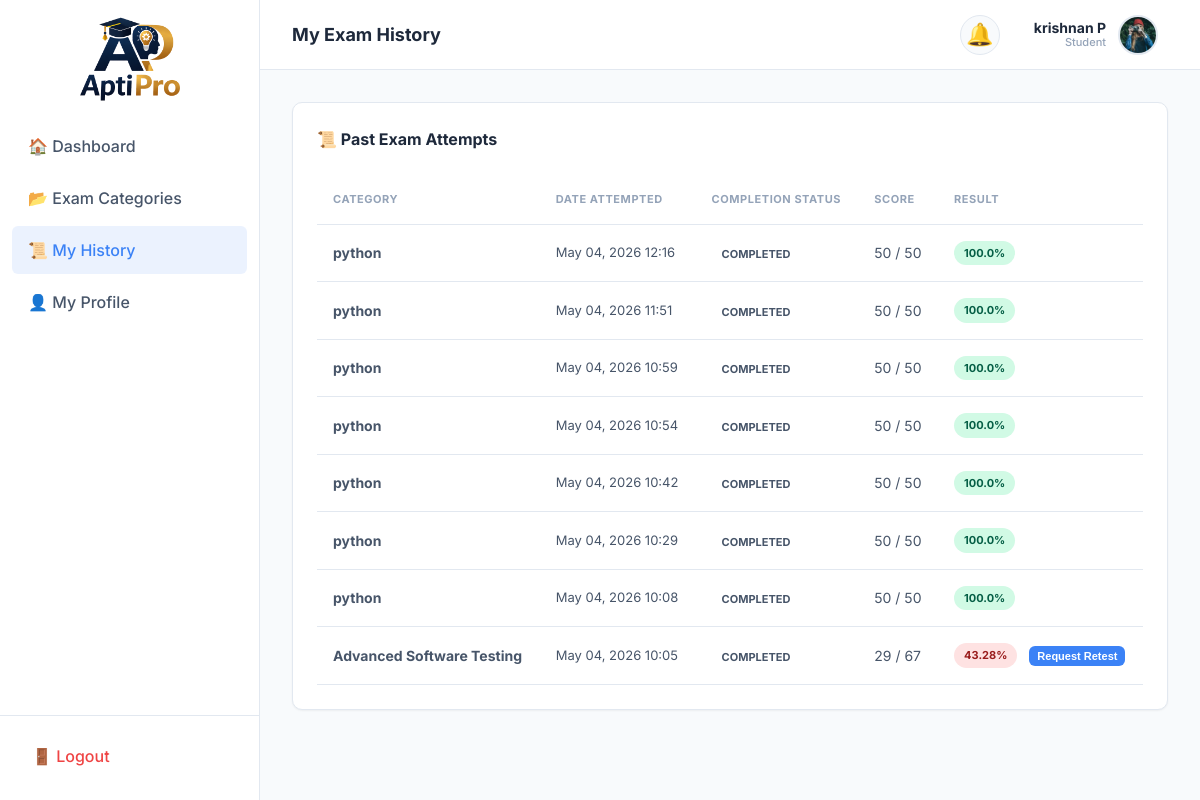
Before: /student/history/ (signed in) with the older database file.
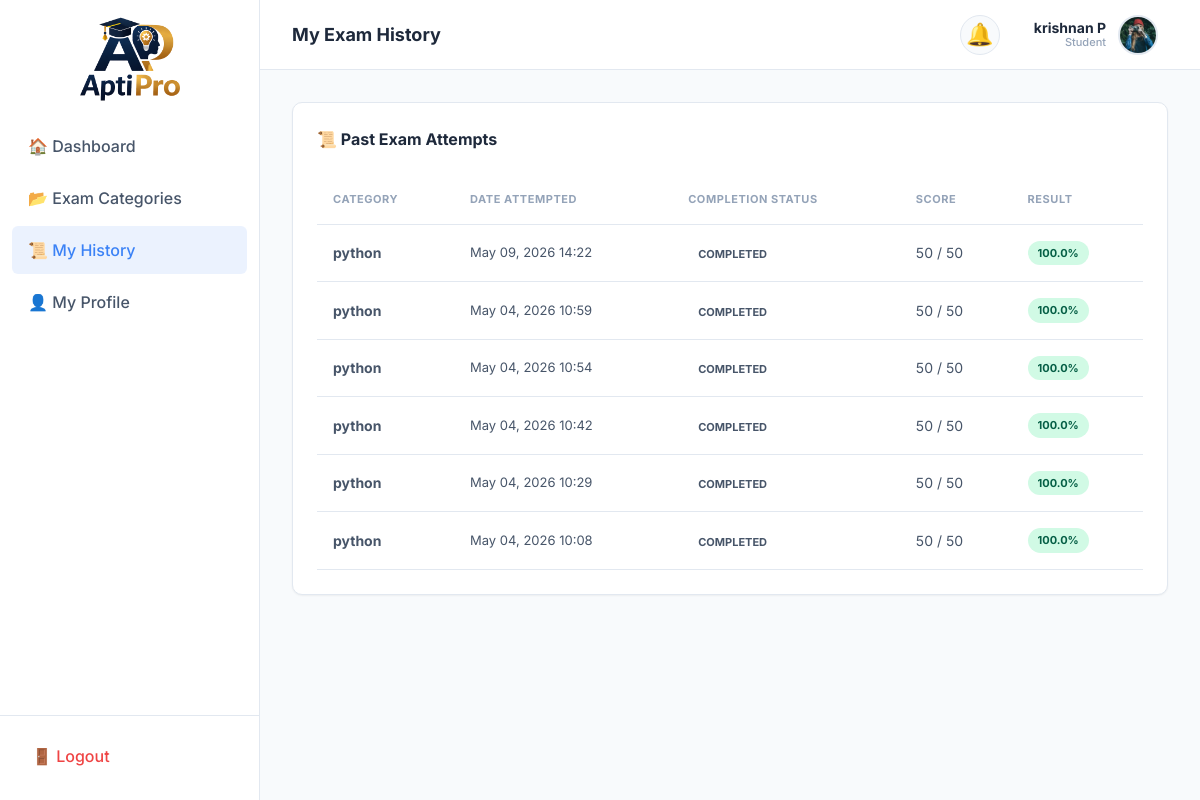
After: the same page with the newer database file.
### exams/models.py (models this page shows, shortened)
class StudentExamResult(models.Model):
    class Status(models.TextChoices):
        IN_PROGRESS = 'In Progress', 'In Progress'
        SUBMITTED = 'Submitted', 'Submitted'
        EVALUATED = 'Evaluated', 'Evaluated'
    id = models.UUIDField(
        primary_key=True,
        default=uuid.uuid4,
        editable=False,
    )
    student = models.ForeignKey(
        settings.AUTH_USER_MODEL,
        on_delete=models.CASCADE,
        related_name='exam_results',
        help_text='Student who took this exam.',
    )
    exam_paper = models.OneToOneField(
        ExamPaper,
        on_delete=models.PROTECT,
        related_name='result',
        help_text='The specific paper this result corresponds to.',
    )
    total_marks_obtained = models.DecimalField(
        max_digits=7,
        decimal_places=2,
        default=0,
        help_text='Auto-calculated sum of marks from correct answers.',
    )
    total_marks_possible = models.PositiveIntegerField(
        default=0,
        help_text='Mirrors exam_paper.total_marks for quick access.',
    )
    status = models.CharField(
        max_length=15,
        choices=Status.choices,
        default=Status.IN_PROGRESS,
        db_index=True,
    )
    started_at = models.DateTimeField(
        auto_now_add=True,
        help_text='When the student started the exam.',
    )
    submitted_at = models.DateTimeField(
        null=True,
        blank=True,
        help_text='When the student submitted their answers.',
    )
    completed_at = models.DateTimeField(
        null=True,
        blank=True,
        help_text='When auto-evaluation finished.',
    )
    class Meta:
        verbose_name = 'Student Exam Result'
        verbose_name_plural = 'Student Exam Results'
        ordering = ['-started_at']
        indexes = [
            models.Index(fields=['student', '-started_at'], name='idx_result_student'),
            models.Index(fields=['status'], name='idx_result_status'),
            models.Index(fields=['-completed_at'], name='idx_result_completed'),
        ]
    def percentage(self):
        if self.total_marks_possible == 0:
            return 0
        return round(
            (float(self.total_marks_obtained) / self.total_marks_possible) * 100, 2
        )
    def is_passed(self, pass_percentage=85):
        return self.percentage() >= pass_percentage

class ExamPaper(models.Model):
    id = models.UUIDField(
        primary_key=True,
        default=uuid.uuid4,
        editable=False,
    )
    student = models.ForeignKey(
        settings.AUTH_USER_MODEL,
        on_delete=models.CASCADE,
        related_name='exam_papers',
        help_text='Student this paper was generated for.',
    )
    category = models.ForeignKey(
        'Category',
        on_delete=models.CASCADE,
        related_name='exam_papers',
        help_text='Category this exam belongs to.',
        null=True, # For existing records during migration
    )
    questions = models.ManyToManyField(
        Question,
        through='ExamPaperQuestion',
        related_name='exam_papers',
        help_text='Questions included in this paper (via through model).',
    )
    total_marks = models.PositiveIntegerField(
        default=0,
        help_text='Sum of marks for all included questions (cached on generation).',
    )
    total_duration_minutes = models.PositiveIntegerField(
        default=0,
        help_text='Sum of per-question time limits in minutes (cached on generation).',
    )
    created_at = models.DateTimeField(auto_now_add=True, db_index=True)
    class Meta:
        verbose_name = 'Exam Paper'
        verbose_name_plural = 'Exam Papers'
        ordering = ['-created_at']
        indexes = [
            models.Index(fields=['student', 'category', '-created_at'], name='idx_paper_stud_cat'),
            models.Index(fields=['student', '-created_at'], name='idx_paper_student'),
        ]

class Category(models.Model):
    name = models.CharField(
        max_length=100,
        unique=True,
        db_index=True,
        help_text='Name of the exam category.'
    )
    description = models.TextField(
        blank=True,
        help_text='Brief overview of what this category covers.'
    )
    created_at = models.DateTimeField(auto_now_add=True, db_index=True)
    is_active = models.BooleanField(
        default=True,
        db_index=True,
        help_text='Whether this category is visible to students.'
    )
    class Meta:
        verbose_name = 'Category'
        verbose_name_plural = 'Categories'
        ordering = ['name']
        indexes = [
            models.Index(fields=['name'], name='idx_cat_name'),
            models.Index(fields=['-created_at'], name='idx_cat_created'),
        ]

### exams/views.py (the view)
# urls.py: path('student/history/', views.StudentHistoryView.as_view(), name='student_history'),
class StudentHistoryView(StudentRequiredMixin, ListView):
    template_name = 'exams/student/history.html'
    context_object_name = 'results'
    def get_queryset(self):
        return StudentExamResult.objects.filter(
            student=self.request.user,
            status__in=['Submitted', 'Evaluated']
        ).select_related('exam_paper__category').order_by('-submitted_at')

### exams/mixins.py (called while the page is built)
    def test_func(self):
        user = self.request.user
        return user.is_authenticated and user.role == 'Student' and not user.is_superuser

### exams/models.py (called while the page is built)
    @property
    def name(self):
        if self.first_name and self.last_name:
            return f"{self.first_name} {self.last_name}"
        return self.first_name or self.username

### templates/exams/student/history.html (shortened to what this page needs)
{% extends 'base.html' %}
{% block page_title %}My Exam History{% endblock %}
{% block content %}
<div class="card">
    <div class="card-title" style="margin-bottom: 24px;">📜 Past Exam Attempts</div>
    <div class="table-container">
        <table class="data-table">
            <thead>
                <tr>
                    <th>Category</th>
                    <th>Date Attempted</th>
                    <th>Completion Status</th>
                    <th>Score</th>
                    <th>Result</th>
                </tr>
            </thead>
            <tbody>
                {% for res in results %}
                <tr>
                    <td style="font-weight: 700;">{{ res.exam_paper.category.name }}</td>
                    <td style="font-size: 13px;">{{ res.submitted_at|date:"M d, Y H:i" }}</td>
                    <td>
                        <span class="badge badge-evaluated">Completed</span>
                    </td>
                    <td>
                        {% if res.status == 'Evaluated' %}
                            {{ res.total_marks_obtained|floatformat:0 }} / {{ res.total_marks_possible }}
                        {% else %}
                            Pending Review
                        {% endif %}
                    </td>
                    <td>
                        {% if res.status == 'Evaluated' %}
                            <div style="display: flex; align-items: center; gap: 12px;">
                                <span class="badge {% if res.is_passed %}badge-approved{% else %}badge-rejected{% endif %}" style="font-weight: 700;">
                                    {{ res.percentage }}%
                                </span>
                                {% if not res.is_passed %}
                                    <form action="{% url 'request_exam' %}" method="POST">
                                        <button type="submit" class="btn btn-primary btn-sm" style="font-size: 11px; padding: 4px 8px;">Request Retest</button>
                                    </form>
                                {% endif %}
                            </div>
                        {% else %}
                            <span class="badge badge-submitted">Submitted</span>
                        {% endif %}
                    </td>
                </tr>
                {% empty %}
                <tr>
                    <td colspan="5" style="text-align: center; color: var(--text-muted); padding: 48px;">
                        No past exams found. Start an exam from your dashboard!
                    </td>
                </tr>
                {% endfor %}
            </tbody>
        </table>
    </div>
</div>
{% endblock %}

Changed rows visible on the page:
removed StudentExamResult: exam_paper.category.name "python", submitted_at "May 04, 2026 12:16", total_marks_obtained "50", total_marks_possible "50", percentage "100.0"
removed StudentExamResult: exam_paper.category.name "python", submitted_at "May 04, 2026 11:51", total_marks_obtained "50", total_marks_possible "50", percentage "100.0"
removed StudentExamResult: exam_paper.category.name "Advanced Software Testing", submitted_at "May 04, 2026 10:05", total_marks_obtained "29", total_marks_possible "67", percentage "43.28"
added StudentExamResult: exam_paper.category.name "python", submitted_at "May 09, 2026 14:22", total_marks_obtained "50", total_marks_possible "50", percentage "100.0"
